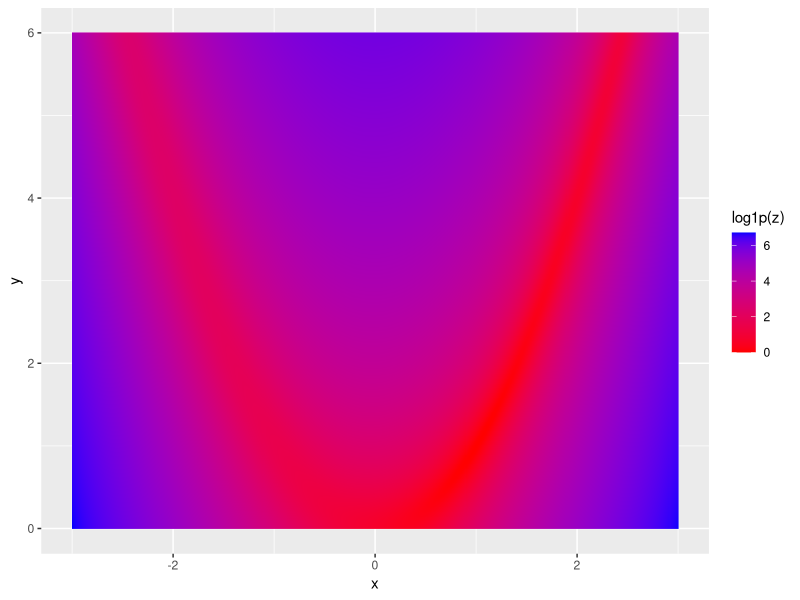
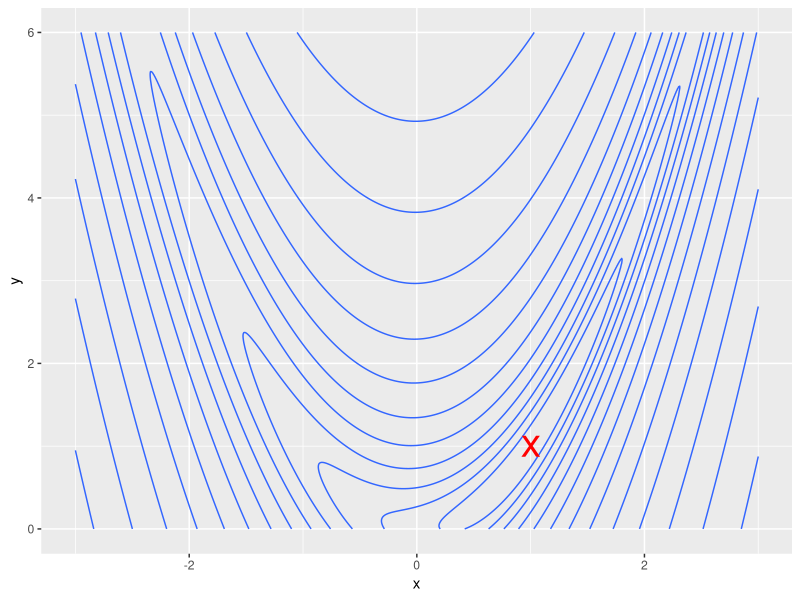
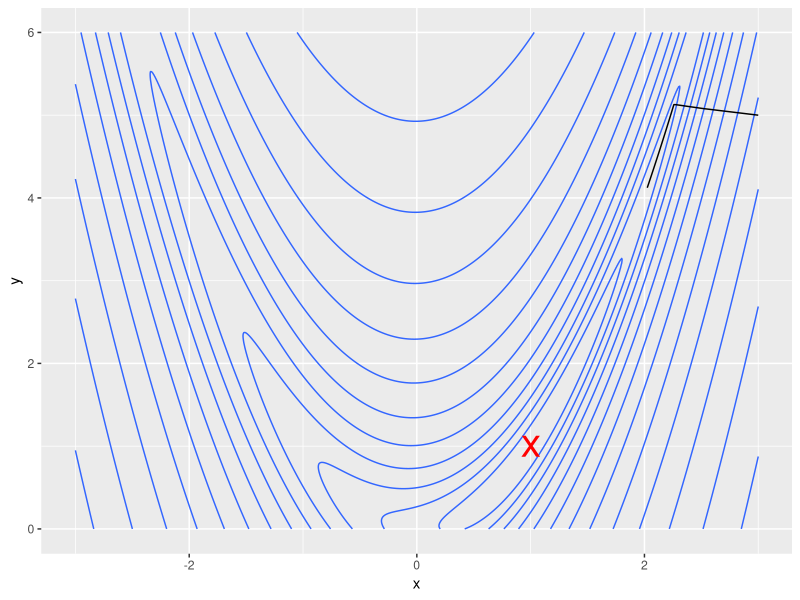
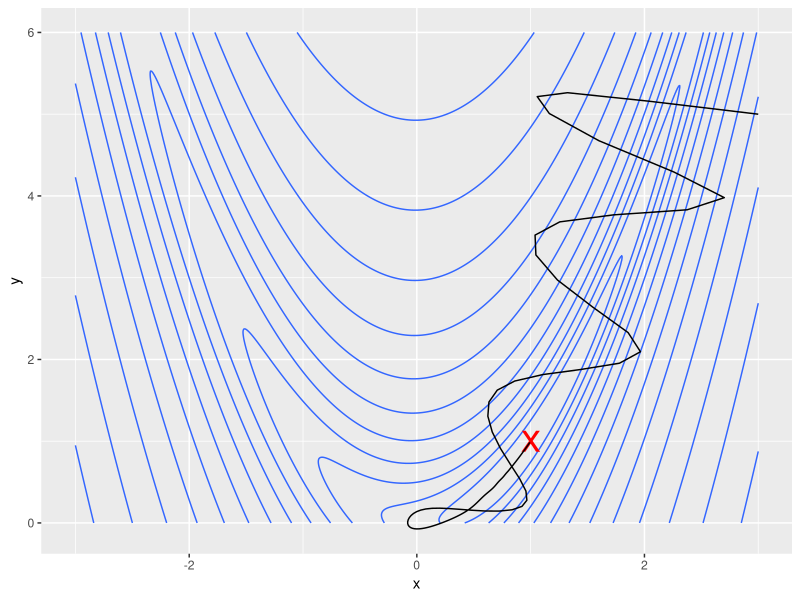
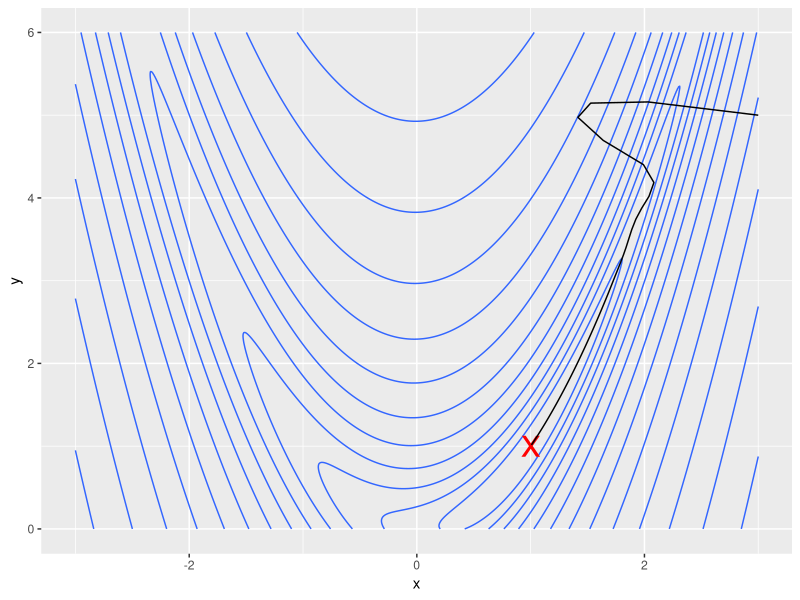
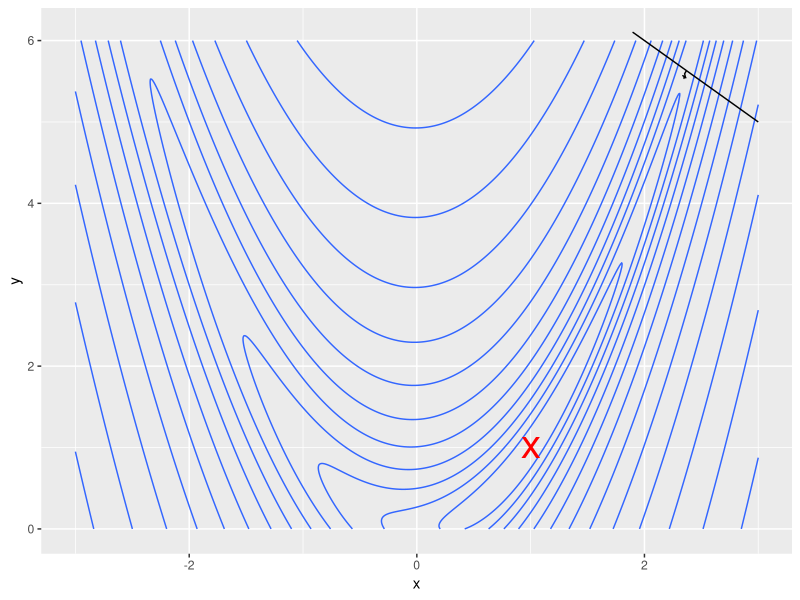
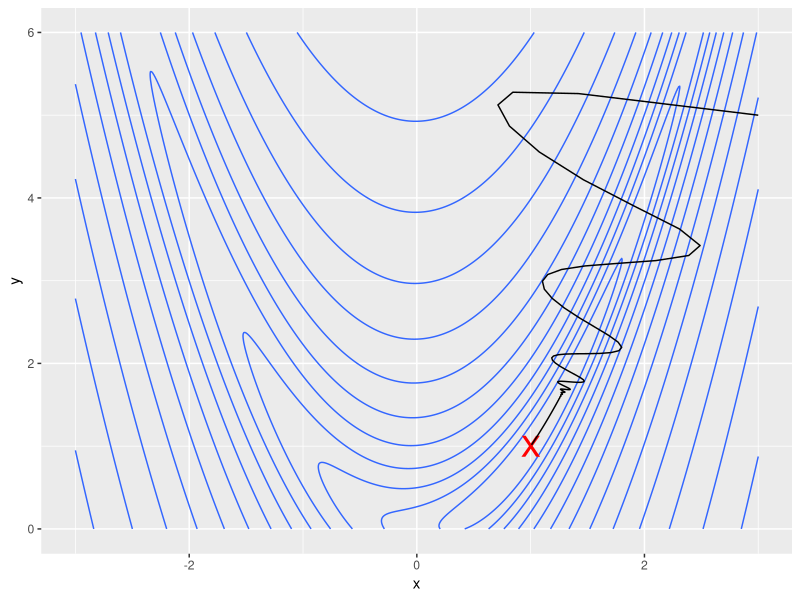
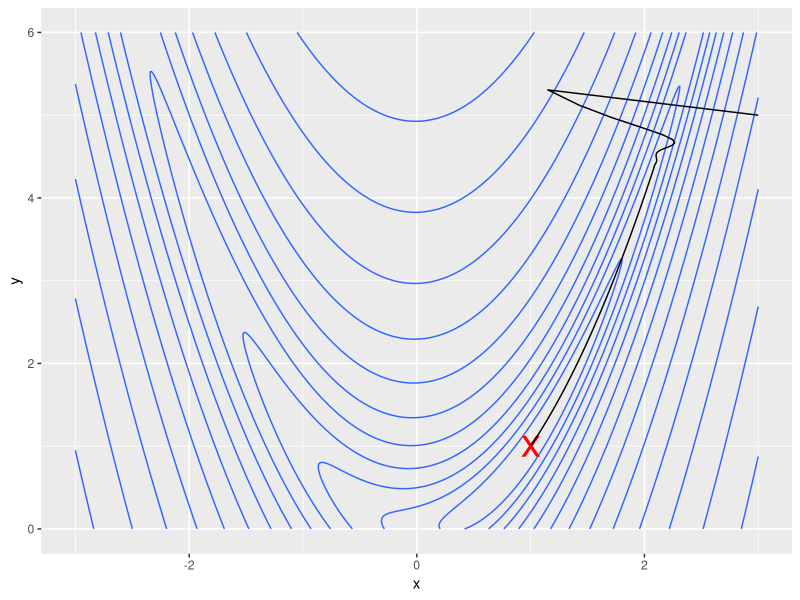

These charts were generated, in order, by the following R code:
## ---- chunk 1
library(ggplot2)
## ---- chunk 2
MAXITER<-2000
grad_descent<-function(f,g,x_init,stp=.001,maxIter=MAXITER){
  delta<-100
  t<-1
  res<-matrix(0,nrow=maxIter,ncol=3)
  colnames(res)<-c("x","y","f")
  res[1,]<-c(x_init,f(x_init))
  while(abs(delta)>1e-6 && t<maxIter){
    t<-t+1
    grad<-g(res[t-1,1:2])
    res[t,1:2]<-res[t-1,1:2]-stp*grad
    res[t,3]<-f(res[t,1:2])
    delta<-res[t,3]-res[t-1,3]
  }
  as.data.frame(res[1:t,])
}

momentum<-function(f,g,x_init,stp=.001,maxIter=MAXITER,momentum=.9,wait=1){
  delta<-100
  t<-1
  res<-matrix(0,nrow=maxIter,ncol=3)
  colnames(res)<-c("x","y","f")
  res[1,]<-c(x_init,f(x_init))
  velo<-0
  while(abs(delta)>1e-6 && t<maxIter){
    t<-t+1
    if(t<wait) velo<-0
    velo<-momentum*velo
    grad<-g(res[t-1,1:2])
    velo<-velo+stp*grad
    res[t,1:2]<-res[t-1,1:2]-velo
    res[t,3]<-f(res[t,1:2])
    delta<-res[t,3]-res[t-1,3]
  }
  as.data.frame(res[1:t,])
}

nesterov<-function(f,g,x_init,stp=.001,maxIter=MAXITER,momentum=.9,wait=1){
  delta<-100
  t<-1
  res<-matrix(0,nrow=maxIter,ncol=3)
  colnames(res)<-c("x","y","f")
  res[1,]<-c(x_init,f(x_init))
  velo<-0
  while(abs(delta)>1e-6 && t<maxIter){
    t<-t+1
    if(t<wait) velo<-0
    velo<-momentum*velo
    grad<-g(res[t-1,1:2]-velo)
    velo<-velo+stp*grad
    res[t,1:2]<-res[t-1,1:2]-velo
    res[t,3]<-f(res[t,1:2])
    delta<-res[t,3]-res[t-1,3]
  }
  as.data.frame(res[1:t,])
}

irprop<-function(f,g,x_init,maxIter=MAXITER,eta_plus=1.2,eta_minus=.5,
                 delta_max=50,delta_min=0,delta0=.5){
  k<-length(x_init)
  chg<-100
  t<-1
  res<-matrix(0,nrow=maxIter,ncol=3)
  colnames(res)<-c("x","y","f")
  res[1,]<-c(x_init,f(x_init))
  delta_old<-delta<-delta0*rep(1,k)
  dw<-grad_old<-rep(0,k)
  while(abs(chg)>1e-6 && t<maxIter){
  #while(t<maxIter){
    grad<-g(res[t,1:k])
    ind<-sign(grad_old)*sign(grad)
    delta[ind>0]<-min(delta_old[ind>0]*eta_plus, delta_max)
    delta[ind<0]<-max(delta_old[ind<0]*eta_minus, delta_min)
    grad[ind<0]<-1e-4*grad[ind<0] #comment out this line to get "original" rprop
    
    #irprop+
    #dw[ind>=0]<- -sign(grad[ind>=0])*delta[ind>=0]
    #dw[ind<0]<- if(chg>0) -dw[ind<0] else 0
    #irprop-
    dw<- -sign(grad)*delta
    
    res[t+1,1:k]<-res[t,1:k]+dw
    res[t+1,k+1]<-f(res[t+1,1:k])
    chg<-res[t+1,k+1]-res[t,k+1]
    delta_old<-delta
    grad_old<-grad
    t<-t+1
  }
  as.data.frame(res[1:t,])
}

adamax<-function(f,g,x_init,maxIter=MAXITER,stp=.002,
                 beta1=.9,beta2=.999){
  k<-length(x_init)
  chg<-100
  t<-1
  res<-matrix(0,nrow=maxIter,ncol=3)
  colnames(res)<-c("x","y","f")
  res[1,]<-c(x_init,f(x_init))
  m<-rep(0,k)
  u<-rep(0,k)
  while(abs(chg)>1e-6 && t<maxIter){
    t<-t+1
    grad<-g(res[t-1,1:k])
    m<-beta1*m+(1-beta1)*grad
    u<-max(beta2*u,abs(grad))
    velo<- -(stp/(1-beta1^t))*m/u
    res[t,1:k]<-res[t-1,1:k]+velo
    res[t,k+1]<-f(res[t,1:k])
    chg<-res[t,k+1]-res[t-1,k+1]
  }
  as.data.frame(res[1:t,])
}

nadam<-function(f,g,x_init,maxIter=MAXITER,stp=.002,
                 beta1=.9,beta2=.999){
  k<-length(x_init)
  chg<-100
  t<-1
  res<-matrix(0,nrow=maxIter,ncol=3)
  colnames(res)<-c("x","y","f")
  res[1,]<-c(x_init,f(x_init))
  m<-rep(0,k)
  u<-rep(0,k)
  while(abs(chg)>1e-6 && t<maxIter){
    t<-t+1
    grad<-g(res[t-1,1:k])
    m<-beta1*m+(1-beta1)*grad
    u<-max(beta2*u,abs(grad))
    velo<- -(stp/u)*(beta1*m+grad*(1-beta1)/(1-beta1^t))
    res[t,1:k]<-res[t-1,1:k]+velo
    res[t,k+1]<-f(res[t,1:k])
    chg<-res[t,k+1]-res[t-1,k+1]
  }
  as.data.frame(res[1:t,])
}
## ---- chunk 3
rosenbrock_f <- function(x){
  (1-x[1])^2 + 10*(x[2]-x[1]^2)^2
}
rosenbrock_g <- function(x){
  dx1<- -2*(1-x[1]) - 20*(x[2]-x[1]^2)*2*x[1]
  dx2<- 20*(x[2]-x[1]^2)
  c(dx1,dx2)
}
solution<-data.frame(x=1,y=1)

pd<-expand.grid(x=seq(-3,3,.01),y=seq(0,6,.01))
pd$z<-apply(pd,1,rosenbrock_f)
ggplot(pd,aes(x=x,y=y))+geom_raster(aes(fill=log1p(z)))+scale_fill_continuous(low="red",high="blue")
(base_plot<-ggplot(pd)+geom_contour(aes(x=x,y=y,z=log1p(z)))+geom_point(data=solution,aes(x,y),colour="red",size=10,shape="x"))
## ---- chunk 4
res<-list()
res[["gd"]]<-grad_descent(rosenbrock_f,rosenbrock_g,c(3,5))
base_plot+geom_path(aes(x=x,y=y),data=res$gd)
## ---- chunk 5
res[["mtm"]]<-momentum(rosenbrock_f,rosenbrock_g,c(3,5),stp=.002)
base_plot+geom_path(data=res$mtm,aes(x,y))
## ---- chunk 6
res[["nstv"]]<-nesterov(rosenbrock_f,rosenbrock_g,c(3,5),stp=.002)
base_plot+geom_path(data=res$nstv,aes(x,y))
## ---- chunk 7
res[["irprop"]]<-irprop(rosenbrock_f,rosenbrock_g,c(3,5))
base_plot+geom_path(data=res$irprop,aes(x,y))
#with(tail(res$irprop,20),plot(x,y,type="l"))
## ---- chunk 8
res[["admx"]]<-adamax(rosenbrock_f,rosenbrock_g,c(3,5),stp=3)
base_plot+geom_path(data=res$admx,aes(x,y))
#with(tail(res$admx,500),plot(x,y,type="l"))
## ---- chunk 9
res[["nadm"]]<-nadam(rosenbrock_f,rosenbrock_g,c(3,5),stp=3)
base_plot+geom_path(data=res$nadm,aes(x,y))
#with(tail(res$admx,500),plot(x,y,type="l"))
## ---- chunk 10
pd2<-data.frame(method=names(res),nSteps=sapply(res,nrow))
pd2$err<-sapply(res,function(x){x[nrow(x),3]})
ggplot(pd2)+geom_bar(aes(x=method,y=log(err)),stat="identity")
ggplot(pd2)+geom_bar(aes(x=method,y=nSteps),stat="identity")
